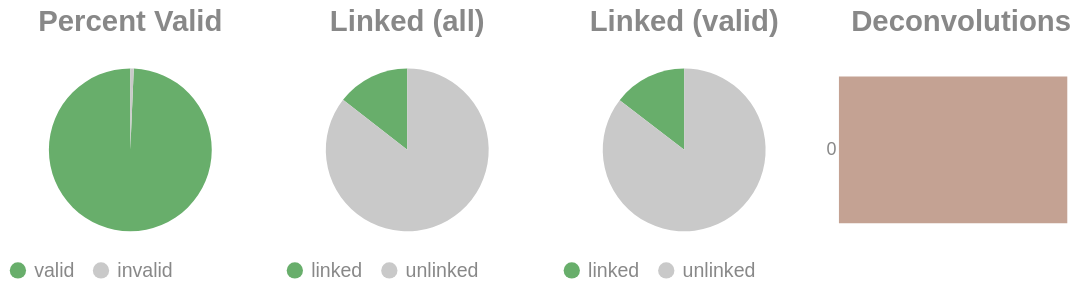

The notebook cell this image was saved under:
### Code cell
if SKIPLR:
    pass
else:
    clash = Counter()
    for i in valids['molecule'].to_list():
        _mol = i.split("-")
        if len(_mol) == 1:
            clash.update('0')
        else:
            clash.update(_mol[-1])

    _d = {"deconvolutions": [], 'count': []}
    for k,v in clash.items():
        _d['deconvolutions'].append(k)
        _d['count'].append(v)

    tot_valid = valids['reads'].sum()
    mask = valids['reads'] >= 2
    n_linked_reads = valids.filter(mask)['reads'].sum()
    if n_linked_reads == 0:
        print_html("No linked molecules (>=2 reads) were detected; skipping linked-only distributions.")
        SKIPLR = True
    else:
        perc_valid = round(tot_valid / n_reads, 4)
        linked_perc_abs = round(n_linked_reads / n_reads, 4)
        linked_perc = round(n_linked_reads / tot_valid, 4)

    _valid = pl.DataFrame({"valids": ['valid', 'invalid'], "count": [tot_valid, n_reads - tot_valid]})
    _linked_abs = pl.DataFrame({"linked (absolute)": ['linked', 'unlinked'], "count": [n_linked_reads, n_reads - n_linked_reads]})
    _linked_rel = pl.DataFrame({"linked (valids)": ['linked', 'unlinked'], "count": [n_linked_reads, tot_valid - n_linked_reads]})

    (
        alt.hconcat(
            piechart(_valid, goodval = 'valid', title = "Percent Valid"),
            piechart(_linked_abs, goodval = "linked", title =  "Linked (all)"),
            piechart(_linked_rel, goodval = "linked", title =  "Linked (valid)"),
            convolutionbar(pl.DataFrame(_d), title = "Deconvolutions"),
            center = True,
            bounds = 'flush'
        )
        .resolve_scale(color='independent')
        .resolve_legend('independent')
        .properties(usermeta={'embedOptions': {"actions": False}})
    ).display()

### Figure 1 — Vega-Lite specification as saved in the notebook (floating-point values rounded to 4 significant figures)
{"width": "container", "height": 400, "config": {"title": {"anchor": "start", "dy": -15, "fontSize": 18, "color": "#888888", "subtitleColor": "#888888", "subtitleFontSize": 14}, "arc": {"fill": "#0072B2"}, "axis": {"domainColor": "#888888", "domainWidth": 0.5, "gridWidth": 0.2, "grid": false, "titleFontWeight": 400, "titleFontSize": 15, "labelFontSize": 11, "labelColor": "#888888", "tickColor": "#888888", "tickWidth": 0.2, "titleColor": "#888888"}, "axisBand": {"grid": false}, "axisX": {"grid": true, "tickSize": 10, "domainCap": "round"}, "axisY": {"domain": false, "grid": true, "tickSize": 0, "domainCap": "round"}, "background": "transparent", "header": {"labelFontSize": 15, "labelColor": "#888888", "titleFontSize": 15, "titleFontWeight": 600, "titleColor": "#888888"}, "legend": {"labelFont": "sans-serif", "labelFontSize": 12, "labelColor": "#888888", "symbolSize": 100, "symbolType": "circle", "titleFontSize": 12, "titlePadding": 10, "titleColor": "#888888", "title": null}, "range": {"category": ["#E69F00", "#56B4E9", "#009E73", "#F0E442", "#0072B2", "#D55E00", "#CC79A7", "#000000"], "diverging": ["#cfe8f3", "#a2d4ec", "#73bfe2", "#46abdb", "#1696d2", "#12719e"]}, "area": {"fill": "#0072B2", "fillOpacity": 0.7, "line": true, "strokeOpacity": 0.7}, "line": {"color": "#0072B2", "stroke": "#0072B2", "strokeWidth": 2}, "trail": {"color": "#0072B2", "stroke": "#0072B2", "strokeWidth": 0, "size": 1}, "point": {"filled": true, "fillOpacity": 1.0, "size": 95}, "text": {"color": "#888888", "fontSize": 11, "align": "right", "fontWeight": 400, "size": 11}, "bar": {"fill": "#0072B2", "stroke": null}, "view": {"stroke": null, "continuousWidth": 660, "continuousHeight": 400}}, "hconcat": [{"data": {"name": "data-2094cd0a3e13933ded948d665a09cfbf"}, "mark": {"type": "arc"}, "encoding": {"color": {"field": "valids", "legend": {"orient": "bottom", "title": null}, "scale": {"domain": ["valid", "invalid"], "range": ["#68ae6b", "#C9C9C9"]}, "title": "Valids", "type": "nominal"}, "theta": {"field": "count", "type": "quantitative"}, "tooltip": [{"field": "valids", "title": "Valids", "type": "ordinal"}, {"field": "percent", "format": ".2%", "title": "Percent", "type": "quantitative"}, {"field": "count", "title": "Count", "type": "quantitative"}]}, "height": 100, "title": {"text": "Percent Valid", "align": "center", "anchor": "middle"}, "transform": [{"calculate": "datum.count / 2654386", "as": "percent"}], "width": 150}, {"data": {"name": "data-ea5bce293d18f05cda11024aef1ccab4"}, "mark": {"type": "arc"}, "encoding": {"color": {"field": "linked (absolute)", "legend": {"orient": "bottom", "title": null}, "scale": {"domain": ["linked", "unlinked"], "range": ["#68ae6b", "#C9C9C9"]}, "title": "Linked (Absolute)", "type": "nominal"}, "theta": {"field": "count", "type": "quantitative"}, "tooltip": [{"field": "linked (absolute)", "title": "Linked (Absolute)", "type": "ordinal"}, {"field": "percent", "format": ".2%", "title": "Percent", "type": "quantitative"}, {"field": "count", "title": "Count", "type": "quantitative"}]}, "height": 100, "title": {"text": "Linked (all)", "align": "center", "anchor": "middle"}, "transform": [{"calculate": "datum.count / 2654386", "as": "percent"}], "width": 150}, {"data": {"name": "data-487b6648349dd81997de270fb6cdf619"}, "mark": {"type": "arc"}, "encoding": {"color": {"field": "linked (valids)", "legend": {"orient": "bottom", "title": null}, "scale": {"domain": ["linked", "unlinked"], "range": ["#68ae6b", "#C9C9C9"]}, "title": "Linked (Valids)", "type": "nominal"}, "theta": {"field": "count", "type": "quantitative"}, "tooltip": [{"field": "linked (valids)", "title": "Linked (Valids)", "type": "ordinal"}, {"field": "percent", "format": ".2%", "title": "Percent", "type": "quantitative"}, {"field": "count", "title": "Count", "type": "quantitative"}]}, "height": 100, "title": {"text": "Linked (valid)", "align": "center", "anchor": "middle"}, "transform": [{"calculate": "datum.count / 2636448", "as": "percent"}], "width": 150}, {"data": {"name": "data-9364f8675ec54c0ff8a906d5f211b05e"}, "mark": {"type": "bar"}, "encoding": {"color": {"field": "deconvolutions", "legend": null, "scale": {"scheme": "lightgreyred"}, "type": "nominal"}, "tooltip": [{"field": "deconvolutions", "title": "Deconvolutions", "type": "ordinal"}, {"field": "percent", "format": ".2%", "title": "Percent", "type": "quantitative"}, {"field": "count", "title": "Count", "type": "quantitative"}], "x": {"axis": null, "field": "count", "type": "quantitative"}, "y": {"field": "deconvolutions", "sort": "ascending", "title": null, "type": "nominal"}}, "height": 100, "title": {"text": "Deconvolutions", "align": "center", "anchor": "middle"}, "transform": [{"calculate": "datum.count / 2429832", "as": "percent"}], "width": 150}], "bounds": "flush", "center": true, "resolve": {"legend": {"angle": "independent"}, "scale": {"color": "independent"}}, "usermeta": {"embedOptions": {"actions": false}}, "$schema": "https://vega.github.io/schema/vega-lite/v6.1.0.json", "datasets": {"data-2094cd0a3e13933ded948d665a09cfbf": [{"valids": "valid", "count": 2636448}, {"valids": "invalid", "count": 17938}], "data-ea5bce293d18f05cda11024aef1ccab4": [{"linked (absolute)": "linked", "count": 383600}, {"linked (absolute)": "unlinked", "count": 2270786}], "data-487b6648349dd81997de270fb6cdf619": [{"linked (valids)": "linked", "count": 383600}, {"linked (valids)": "unlinked", "count": 2252848}], "data-9364f8675ec54c0ff8a906d5f211b05e": [{"deconvolutions": "0", "count": 2429832}]}}
